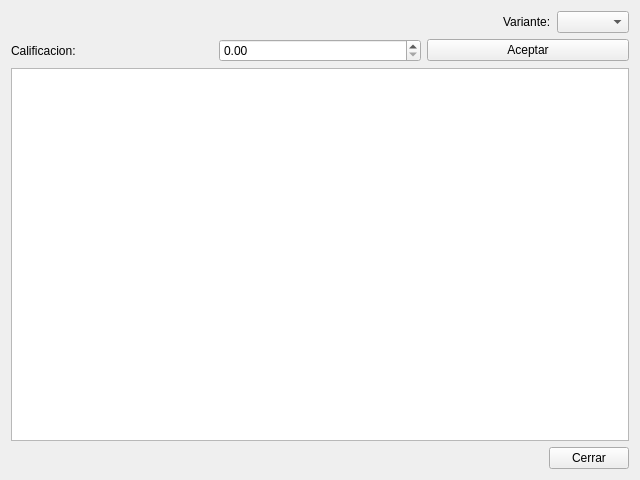
<?xml version="1.0" encoding="UTF-8"?>
<ui version="4.0">
 <class>Form</class>
 <widget class="QWidget" name="Form">
  <property name="geometry">
   <rect>
    <x>0</x>
    <y>0</y>
    <width>640</width>
    <height>480</height>
   </rect>
  </property>
  <property name="minimumSize">
   <size>
    <width>640</width>
    <height>480</height>
   </size>
  </property>
  <property name="windowTitle">
   <string>Editar Pasos Esp</string>
  </property>
  <layout class="QVBoxLayout" name="verticalLayout">
   <item>
    <layout class="QHBoxLayout" name="horizontalLayout_2">
     <item>
      <spacer name="horizontalSpacer">
       <property name="orientation">
        <enum>Qt::Horizontal</enum>
       </property>
       <property name="sizeHint" stdset="0">
        <size>
         <width>40</width>
         <height>20</height>
        </size>
       </property>
      </spacer>
     </item>
     <item>
      <widget class="QLabel" name="label_2">
       <property name="text">
        <string>Variante:</string>
       </property>
      </widget>
     </item>
     <item>
      <widget class="QComboBox" name="variante_selec"/>
     </item>
    </layout>
   </item>
   <item>
    <layout class="QHBoxLayout" name="horizontalLayout">
     <item>
      <widget class="QLabel" name="label">
       <property name="text">
        <string>Calificacion:</string>
       </property>
      </widget>
     </item>
     <item>
      <widget class="QDoubleSpinBox" name="cal_num"/>
     </item>
     <item>
      <widget class="QPushButton" name="aceptar_btn">
       <property name="text">
        <string>Aceptar</string>
       </property>
      </widget>
     </item>
    </layout>
   </item>
   <item>
    <widget class="QTableWidget" name="tabla"/>
   </item>
   <item>
    <layout class="QHBoxLayout" name="horizontalLayout_3">
     <item>
      <spacer name="horizontalSpacer_2">
       <property name="orientation">
        <enum>Qt::Horizontal</enum>
       </property>
       <property name="sizeHint" stdset="0">
        <size>
         <width>40</width>
         <height>20</height>
        </size>
       </property>
      </spacer>
     </item>
     <item>
      <widget class="QPushButton" name="cerrar_btn">
       <property name="text">
        <string>Cerrar</string>
       </property>
      </widget>
     </item>
    </layout>
   </item>
  </layout>
 </widget>
 <resources/>
 <connections/>
</ui>
